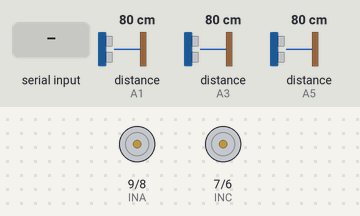
A program run on a simulated Arduino Uno, built with avr-gcc and run on an emulated ATmega328P. Shown: motor-driver pin pairs drawn as motors (green arrow = first pin HIGH = forward, orange = second pin HIGH = backward, longer = more drive, scaled by the enable pin). The inputs (shaded band) are chosen by the test bench; at power-on: distance to the obstacle (sensors on A1, A3, A5) 80 cm. The echo pulse lasts 58.3 µs per cm; what the program prints to the serial monitor is not drawn.

Above: at 1.3 s.
1.4 s: "F" received over Serial
At 2.5 s:
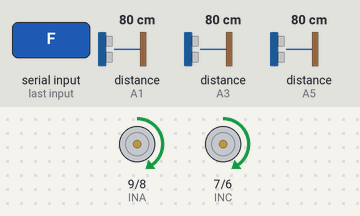
2.9 s: "B" received over Serial
At 3.4 s:
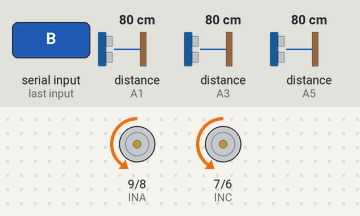
4.4 s: "L" received over Serial
At 5.6 s:
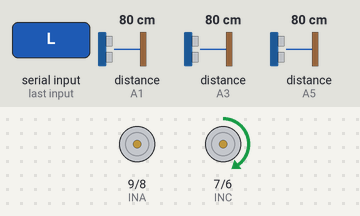
5.9 s: "R" received over Serial
At 6.5 s:
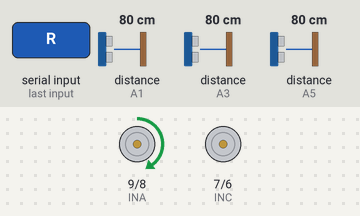
7.4 s: "J" received over Serial
At 7.7 s:
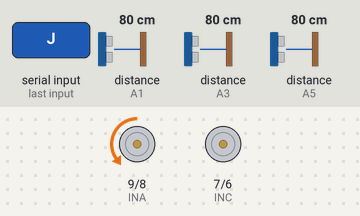
8.9 s: "H" received over Serial
At 10.1 s:
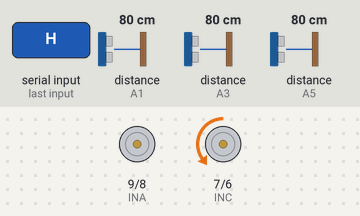
Timing chart, 0 to 11.4 s (numbered marks = the images above; inputs shaded):
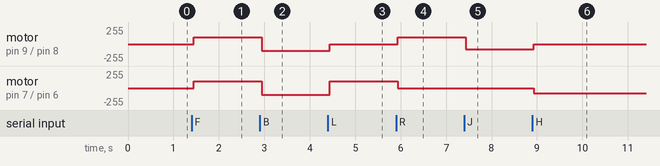

The program:

main.cpp
```cpp
// Created by Tuan Viet Nguyen
// Date 14.08.2022


#include <Arduino.h>
#include <NewPing.h>

//L298N pins
const int ENA = 5; // dieu khien toc do motor trai;
const int INA = 9; // chan am ben trai;
const int INB = 8; // chan duong ben trai;
const int INC = 7; // chan am ben phai;
const int IND = 6; // chan duong ben phai;
const int ENB = 10; // dieu khien toc do motor phai;

int val; // nhan gia tri tu dien thoai
int speed = 100; // toc do cua xe

int cm = 0;
int duration = 0; // khoang thoi gian thu phat tin hieu cua cam bien
int iterations = 2; // so lan do
int leftdis = 0; // khoang cach ben trai
int rightdis = 0; // khoang cach ben phai
int middis = 0; // khoang cach o giua
int mindis = 25; // gia tri khoang cach toi thieu

//sensor pins
#define trig1 A0 // analog 0 chan trig cam bien ben trai
#define echo1 A1 // analog 1 chan echo cam bien ben trai
#define trig2 A2 // analog 2 chan trig cam bien o giua
#define echo2 A3 // analog 3 chan echo cam bien o giua
#define trig3 A4 // analog 4 chan trig cam bien ben phai
#define echo3 A5 // analog 5 chan echo cam bien ben phai
#define maxDistance 400

boolean goForward = false;

NewPing sonar1(trig1, echo1, maxDistance); //chuc nang cam bien ben trai
NewPing sonar2(trig2, echo2, maxDistance); //chuc nang cam bien o giua
NewPing sonar3(trig3, echo3, maxDistance); //chuc nang cam bien ben phai

//ham doc cam bien ben trai
int readPingL()
{
  delay(10);
  duration = sonar1.ping_median(iterations);
  cm = (duration/2)*0.0343;
  if(cm>=400)
  {
    cm = 400;
  }
  if (cm<=2)
  {
    cm = 400;
  }
  return cm;
}

//ham doc cam bien ben phai
int readPingR()
{
  delay(10);
  duration = sonar3.ping_median(iterations);
  cm = (duration/2)*0.0343;
  if(cm>=400)
  {
    cm = 400;
  }
  if (cm<=2)
  {
    cm = 400;
  }
  return cm;
}

//ham doc cam bien o giua
int readPingM()
{
  delay(10);
  duration = sonar2.ping_median(iterations);
  cm = (duration/2)*0.0343;
  if(cm>=400)
  {
    cm = 400;
  }
  if (cm<=2)
  {
    cm = 400;
  }
  return cm;
}

void forward()                                                                                 // TIEN LEN
{
  if(!goForward)
  {
    goForward = true;
    Serial.println("Forward");
    Serial.println("");
    analogWrite(ENA, speed);
    analogWrite(ENB, speed);
    digitalWrite(INA, HIGH);
    digitalWrite(INB, LOW);
    digitalWrite(INC, HIGH);
    digitalWrite(IND, LOW);
  }
}

void backward()                                                                                 // LUI LAI
{
  goForward = false;
  Serial.println("Backward");
  Serial.println("");
  analogWrite(ENA, speed);
  analogWrite(ENB, speed);
  digitalWrite(INA, LOW);
  digitalWrite(INB, HIGH);
  digitalWrite(INC, LOW);
  digitalWrite(IND, HIGH);
}

void left()                                                                                     // RE TRAI
{
  goForward = false;
  Serial.println("TURN LEFT");
  Serial.println("");
  analogWrite(ENA, speed);
  analogWrite(ENB, speed);
  digitalWrite(INA, LOW);
  digitalWrite(INB, LOW);
  digitalWrite(INC, HIGH);
  digitalWrite(IND, LOW);
}

void right()                                                                                     // RE PHAI
{
  goForward = false;
  Serial.println("Forward");
  Serial.println("");
  analogWrite(ENA, speed);
  analogWrite(ENB, speed);
  digitalWrite(INA, HIGH);
  digitalWrite(INB, LOW);
  digitalWrite(INC, LOW);
  digitalWrite(IND, LOW);
}

void forwardRight()                                                                              // TIEN LEN BEN PHAI
{
  goForward = false;
  Serial.println("Forward Right");
  Serial.println("");
  analogWrite(ENA,speed-20);
  analogWrite(ENB,speed-20);
  analogWrite(ENA, speed);
  analogWrite(ENB, speed);
  digitalWrite(INA, HIGH);
  digitalWrite(INB, LOW);
  digitalWrite(INC, LOW);
  digitalWrite(IND, LOW);
}

void forwardLeft()                                                                               // TIEN LEN BEN TRAI
{
  goForward = false;
  Serial.println("forward Left");
  Serial.println("");
  analogWrite(ENA, speed-20);
  analogWrite(ENB, speed-20);
  digitalWrite(INA, LOW);
  digitalWrite(INB, LOW);
  digitalWrite(INC, HIGH);
  digitalWrite(IND, LOW);
}

void backwardRight()                                                                            // LUI LAI BEN PHAI
{
  goForward = false;
  Serial.println("Backward Right");
  Serial.println("");
  analogWrite(ENA,speed-20);
  analogWrite(ENB,speed-20);
  digitalWrite(INA, LOW);
  digitalWrite(INB, HIGH);
  digitalWrite(INC, LOW);
  digitalWrite(IND, LOW);
}

void backwardLeft()                                                                            // LUI LAI BEN TRAI
{
  goForward = false;
  Serial.println("Backward Left");
  Serial.println("");
  analogWrite(ENA,speed-20);
  analogWrite(ENB,speed-20);
  digitalWrite(INA, LOW);
  digitalWrite(INB, LOW);
  digitalWrite(INC, LOW);
  digitalWrite(IND, HIGH);
}

void stop()                                                                                    //DUNG XE
{
  goForward = false;
  Serial.println("Stop");
  Serial.println("");
  analogWrite(ENA,LOW);
  analogWrite(ENB,LOW);
  digitalWrite(INA, LOW);
  digitalWrite(INB, LOW);
  digitalWrite(INC, LOW);
  digitalWrite(IND, LOW);
}


void setup()
{
  Serial.begin(9600);
  //khai bao sensor
  pinMode(trig1, OUTPUT);
  pinMode(echo1, INPUT);
  pinMode(trig2, OUTPUT);
  pinMode(echo2, INPUT);
  pinMode(trig3, OUTPUT);
  pinMode(echo3, INPUT);
  //khai bao L298N
  pinMode(ENA, OUTPUT);
  pinMode(ENB, OUTPUT);
  pinMode(INA, OUTPUT);
  pinMode(INB, OUTPUT);
  pinMode(INC, OUTPUT);
  pinMode(IND, OUTPUT);
  stop();
  delay(100);
}


void loop()
{
  // do khoang cach 3 huong
  leftdis = readPingL();
  rightdis = readPingR();
  middis = readPingM();
  Serial.print("Khoang cach ben trai la: ");
  Serial.print(leftdis);
  Serial.print("Khoang cach ben phai la: ");
  Serial.print(rightdis);
  Serial.print("Khoang cach o giua la: ");
  Serial.print(middis);

  if ((leftdis <= mindis) || (rightdis <= mindis) || (middis <= mindis))
  {
    goForward = false;
    stop();
    delay(100);
  }
  while (Serial.available() > 0)
  {
    val = Serial.read(); // in gia tri dien thoai len serial
    Serial.println(val);
    Serial.println("");
    switch (val) // kiem tra cac gia tri tu dien thoai
    {
      case 'F': if ((leftdis >= mindis) && (middis >= mindis) && (rightdis >= mindis)) {forward();}; break;
      case 'B':backward(); break;
      case 'L':left(); break;
      case 'R':right(); break;
      case 'I':forwardRight(); break;
      case 'G':forwardLeft(); break;
      case 'J':backwardRight(); break;
      case 'H':backwardLeft(); break;
      case 'S':stop(); break;
      case '0': speed = 0; break;
      case '1': speed = 25.5; break;
      case '2': speed = 51; break;
      case '3': speed = 76.5; break;
      case '4': speed = 102; break;
      case '5': speed = 127.5; break;
      case '6': speed = 153; break;
      case '7': speed = 178.5; break;
      case '8': speed = 204; break;
      case '9': speed = 229.5; break;
      case 'q': speed = 255; break;
    }
  }
}
```

Measured:
- after the input at 1.4 s, motor on pin 9 (INA) / pin 8 (INB), motor on pin 7 (INC) / pin 6 (IND): stopped → forward 100/255 after 0.05 s
- after the input at 2.9 s, motor on pin 9 (INA) / pin 8 (INB), motor on pin 7 (INC) / pin 6 (IND): forward 100/255 → backward 100/255 at once
- after the input at 4.4 s, motor on pin 9 (INA) / pin 8 (INB): backward 100/255 → stopped at once; motor on pin 7 (INC) / pin 6 (IND): backward 100/255 → forward 100/255 at once
- after the input at 5.9 s, motor on pin 9 (INA) / pin 8 (INB): stopped → forward 100/255 at once; motor on pin 7 (INC) / pin 6 (IND): forward 100/255 → stopped at once
- after the input at 7.4 s, motor on pin 9 (INA) / pin 8 (INB): forward 100/255 → backward 80/255 at once
- after the input at 8.9 s, motor on pin 9 (INA) / pin 8 (INB): backward 80/255 → stopped at once; motor on pin 7 (INC) / pin 6 (IND): stopped → backward 80/255 at once
